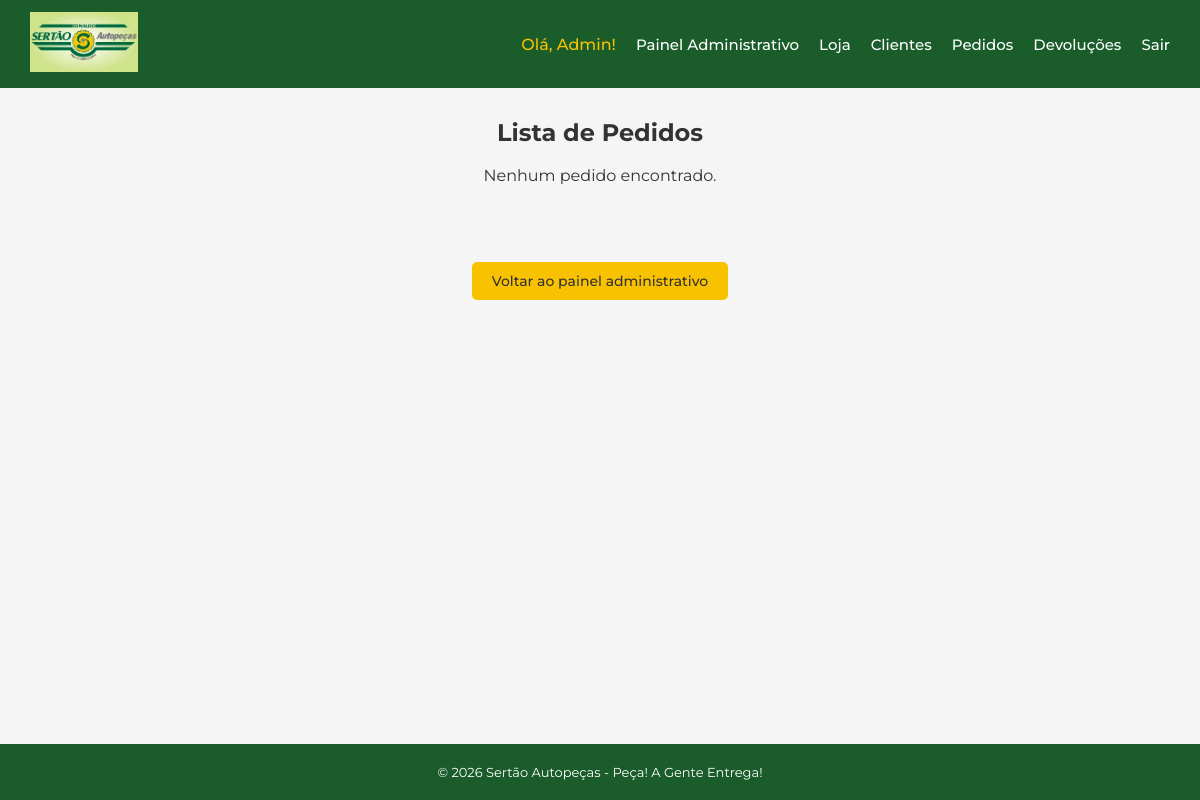
The app's page /admin/pedidos (signed in), older data.
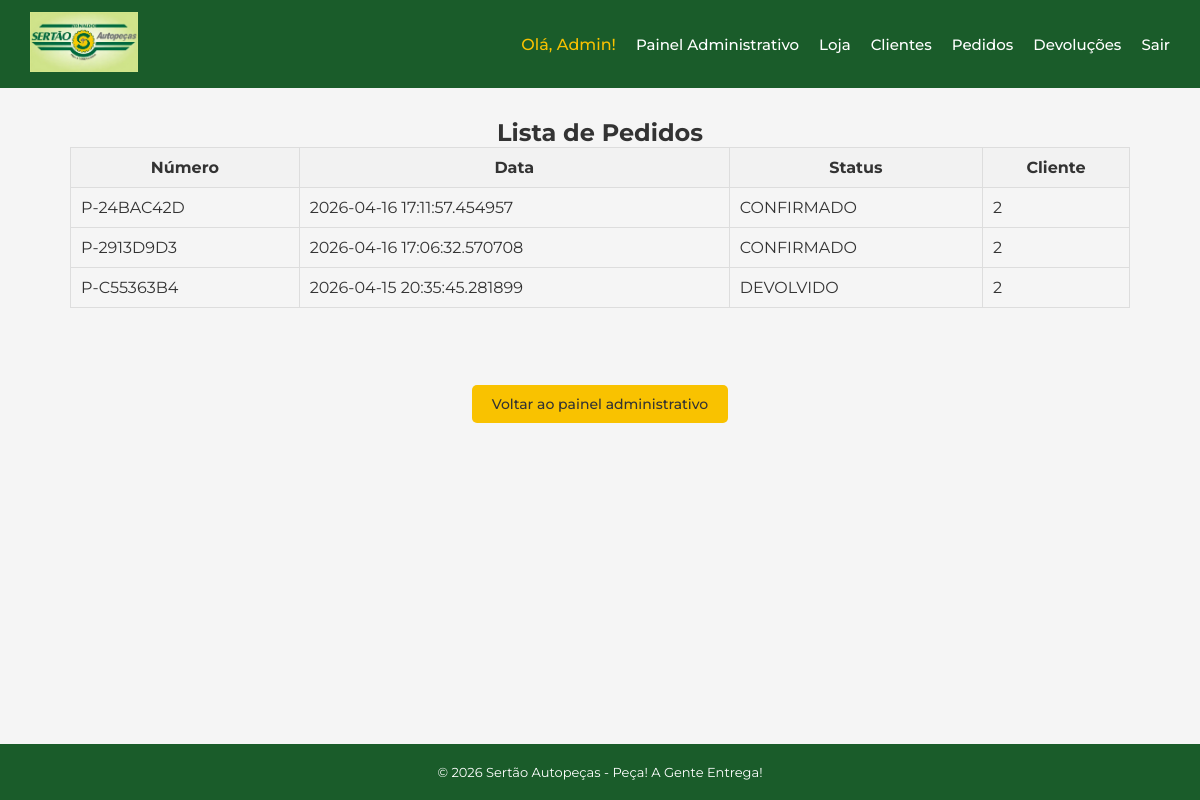
The same page, newer data.
### app/models.py (models this page shows)
class Usuario(UserMixin, db.Model):
    id = db.Column(db.Integer, primary_key=True)
    nome = db.Column(db.String(100), nullable=False)
    email = db.Column(db.String(100), nullable=False, unique=True)
    senha = db.Column(db.String(100), nullable=False)
    perfil = db.Column(db.String(100), nullable=False)
    endereco = db.Column(db.String(200), nullable=True)
    cidade = db.Column(db.String(100), nullable=True)
    estado = db.Column(db.String(2), nullable=True)
    cep = db.Column(db.String(9), nullable=True)
    data_cadastro = db.Column(db.DateTime, default=agora_brasilia)
    pedidos = db.relationship('Pedido', back_populates='usuario')

class Pedido(db.Model):
    id = db.Column(db.Integer, primary_key=True)
    numero = db.Column(db.String, nullable=False, unique=True)
    data = db.Column(db.DateTime, default=agora_brasilia)
    status = db.Column(db.String, nullable=False)
    usuario_id = db.Column(db.Integer, db.ForeignKey('usuario.id'), nullable=False)
    usuario = db.relationship('Usuario', back_populates='pedidos')
    itens = db.relationship('ItemPedido', backref='pedido')

### app/routes/admin.py (the view)
@admin.route("/admin/pedidos", methods=["GET"])
@login_required
def listar_pedidos():
    if current_user.perfil != 'ADMIN':
        return redirect('/loja')
    pedidos = Pedido.query.order_by(Pedido.data.desc()).all()
    return render_template('admin/pedidos.html', pedidos=pedidos)

### app/models.py (called while the page is built)
@login_manager.user_loader
def load_user(user_id):
    return Usuario.query.get(int(user_id))

### app/templates/admin/pedidos.html (shortened to what this page needs)
{% extends 'base.html' %}
{% block conteudo %}
    <h2 style='text-align: center;'>Lista de Pedidos</h2>
    {% if pedidos %}
        <table style="width: 100%; border-collapse: collapse;">
            <thead>
                <tr style="background-color: #f2f2f2;">
                    <th style="padding: 10px; border: 1px solid #ddd;">Número</th>
                    <th style="padding: 10px; border: 1px solid #ddd;">Data</th>
                    <th style="padding: 10px; border: 1px solid #ddd;">Status</th>
                    <th style="padding: 10px; border: 1px solid #ddd;">Cliente</th>
                </tr>
            </thead>
            <tbody>
                {% for pedido in pedidos %}
                <tr>
                    <td style="padding: 10px; border: 1px solid #ddd;">
                        {{ pedido.numero }}
                    </td>
                    <td style="padding: 10px; border: 1px solid #ddd;">
                        {{ pedido.data }}
                    </td>
                    <td style="padding: 10px; border: 1px solid #ddd;">
                        {{ pedido.status }}
                    </td>
                    <td style="padding: 10px; border: 1px solid #ddd;">
                        {{ pedido.usuario_id }}
                    </td>
                </tr>
                {% endfor %}
            </tbody>
        </table>
    {% else %}
        <br>
        <p style='text-align: center;'>Nenhum pedido encontrado.</p>
    {% endif %}
    <br><br><br>
    <div style="text-align: center; margin-top: 20px;">
        <a href="/admin" class="btn btn-primary">Voltar ao painel administrativo</a>
    </div>
{% endblock %}

### app/templates/base.html (shortened to what this page needs)
<!DOCTYPE html>
<html lang="pt-BR">
<head>
    <link rel="stylesheet" href="{{ url_for('static', filename='css/base.css') }}">
    <link rel="stylesheet" href="{{ url_for('static', filename='css/layout.css') }}">
    <link rel="stylesheet" href="{{ url_for('static', filename='css/componentes.css') }}">
    <link rel="stylesheet" href="{{ url_for('static', filename='css/utils.css') }}">
    <link rel="stylesheet" href="{{ url_for('static', filename='css/carrinho.css') }}">
    <link rel="stylesheet" href="{{ url_for('static', filename='css/toast.css') }}">
</head>
<body>
<nav class="navbar">
    <a href="/loja">
        <img src="{{ url_for('static', filename='logo.jpeg') }}" alt="Sertão Autopeças">
    </a>
    <div class="navbar-links" id="navbar-links">
        {% if current_user.is_authenticated %}
            <span class="navbar-user">Olá, {{ current_user.nome }}!</span>
            {% if current_user.perfil == 'CLIENTE' %}
                <a href="/loja">Loja</a>
                <a href="/carrinho" aria-label="Carrinho" style="position: relative; text-decoration: none; color: white;">
                    🛒
                    <span id="badge-carrinho"></span>
                </a>
                <a href="/meus-pedidos">Meus Pedidos</a>
            {% else %}
                <a href="/admin">Painel Administrativo</a>
                <a href="/">Loja</a>
                <a href="/admin/clientes">Clientes</a>
                <a href="/admin/pedidos">Pedidos</a>
                <a href="/admin/devolucoes">Devoluções</a>
            {% endif %}
            <a href="/logout">Sair</a>
        {% else %}
            <a href="/loja">Loja</a>
            <a href="/login">Login</a>
            <a href="/cadastro">Cadastre-se</a>
        {% endif %}
    </div>
</nav>
<div class="container">
    {% block conteudo %}{% endblock %}
</div>
<footer class="footer">
    <p>© 2026 Sertão Autopeças - Peça! A Gente Entrega!</p>
</footer>
</body>
</html>

### app/static/css/base.css (style rules this page uses)
* { margin: 0; padding: 0; box-sizing: border-box; }
body { font-family: 'Montserrat', sans-serif; background-color: #f5f5f5; color: #333333; display: flex; flex-direction: column; min-height: 100vh; }

### app/static/css/layout.css (style rules this page uses)
.navbar { background-color: #1a5c2a; padding: 12px 30px; display: flex; align-items: center; justify-content: space-between; }
.navbar img { height: 60px; }
.navbar-links { display: flex; align-items: center; gap: 20px; }
.navbar-links a { color: #ffffff; text-decoration: none; font-weight: 500; font-size: 15px; }
.navbar-user { color: #f9c200; font-weight: 500; }
.container { max-width: 1100px; width: 100%; margin: 30px auto; padding: 0 20px; flex: 1; }
.footer { background-color: #1a5c2a; color: #ffffff; text-align: center; padding: 20px; font-size: 13px; }

### app/static/css/componentes.css (style rules this page uses)
.btn { display: inline-block; padding: 10px 20px; border: none; border-radius: 5px; cursor: pointer; font-size: 14px; font-weight: 500; text-decoration: none; }
.btn-primary { background-color: #f9c200; color: #333333; }

Row changes from the older to the newer data that the page shows:
added Pedido: numero "P-24BAC42D", data "2026-04-16 17:11:57.454957", status "CONFIRMADO", usuario_id "2"
added Pedido: numero "P-2913D9D3", data "2026-04-16 17:06:32.570708", status "CONFIRMADO", usuario_id "2"
added Pedido: numero "P-C55363B4", data "2026-04-15 20:35:45.281899", status "DEVOLVIDO", usuario_id "2"
Text that changed along with them:
text no longer shown: "Nenhum pedido encontrado."
text now shown: "Número Data Status Cliente"
